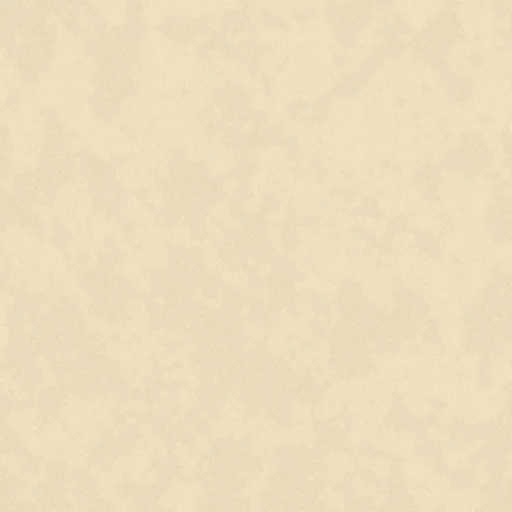
#> input picture screens/paper_lama.webp, 512 x 512 px, given in place of eamorouter_gpt-img-2.5-sunburst_20261101_062936_9c0892f3.png, which was not available
$ python _grade_assets.py
#> lines starting #> are read from the running program, lines starting #| are printed output that depends on the picture
"""Samakan 'mood' semua ilustrasi: luminance disetarakan, warm grade, saturasi turun.

Tujuan: 4 kartu + banner kelihatan satu set (bukan patchwork), tanpa menghapus isi.
"""
from pathlib import Path

from PIL import Image, ImageEnhance, ImageOps, ImageStat

SRC = Path("/root/.hermes/cache/images")
OUT = Path("/root/kosmate/web/assets")
KREM = (247, 231, 198)

JOBS = [
    ("mascot.webp", "teamorouter_gpt-img-2.5-sunburst_20261101_062936_9c0892f3.png", 1.0, 520, 178, 0.06),
    ("banner.webp", "teamorouter_gpt-img-2.5-sunburst_20261101_062958_cecbd875.png", 1000 / 280, 1000, 132, 0.05),
    ("story.webp", "teamorouter_gpt-img-2.5-sunburst_20261101_063022_9fde46d0.png", 1.6, 640, 170, 0.10),
    ("focus.webp", "teamorouter_gpt-img-2.5-sunburst_20261101_063050_fbe439f2.png", 1.6, 640, 182, 0.08),
    ("remind.webp", "teamorouter_gpt-img-2.5-sunburst_20261101_063123_0e5c2cad.png", 1.6, 640, 176, 0.08),
    ("journal.webp", "teamorouter_gpt-img-2.5-sunburst_20261101_063145_16558658.png", 1.6, 640, 180, 0.08),
]


def crop(im: Image.Image, rasio: float) -> Image.Image:
    w, h = im.size
    th = round(w / rasio)
    if th <= h:
        top = (h - th) // 2
        return im.crop((0, top, w, top + th))
    tw = round(h * rasio)
    left = (w - tw) // 2
    return im.crop((left, 0, left + tw, h))


def luminance(im: Image.Image) -> float:
    return ImageStat.Stat(im.convert("L")).mean[0]


def grade(im: Image.Image, target_lum: float, warm: float) -> Image.Image:
    # 1) regangkan kontras pelan-pelan
    im = ImageOps.autocontrast(im, cutoff=0.4)
    # 2) gamma supaya luminance mendekati target
    lum = max(1.0, luminance(im))
    gamma = 1.0
    if abs(lum - target_lum) > 6:
        import math

        gamma = math.log(max(0.02, min(0.98, target_lum / 255))) / math.log(max(0.02, min(0.98, lum / 255)))
        gamma = max(0.55, min(1.75, gamma))
    if abs(gamma - 1.0) > 0.02:
        lut = [min(255, round(255 * ((v / 255) ** gamma))) for v in range(256)] * 3
        im = im.point(lut)
        im = Image.merge("RGB", im.split()[:3])
    # 3) warm blend + saturasi turun biar satu keluarga
    im = Image.blend(im, Image.new("RGB", im.size, KREM), warm)
    im = ImageEnhance.Color(im).enhance(0.92)
    return im


for nama, sumber, rasio, lebar, target, warm in JOBS:
    f = SRC / sumber
    im = Image.open(f).convert("RGB")
#> im is the input picture: PIL image 512x512 RGB; mean R, G, B 236.4, 221.1, 189.3
    sebelum = luminance(im)
#> sebelum = 222.1
    im = crop(im, rasio)
    im = im.resize((lebar, round(lebar / rasio)), Image.LANCZOS)
#> im: PIL image 520x520 RGB
    im = grade(im, target, warm)
#> in grade, `im = ImageOps.autocontrast(im, cutoff=0.4)`:
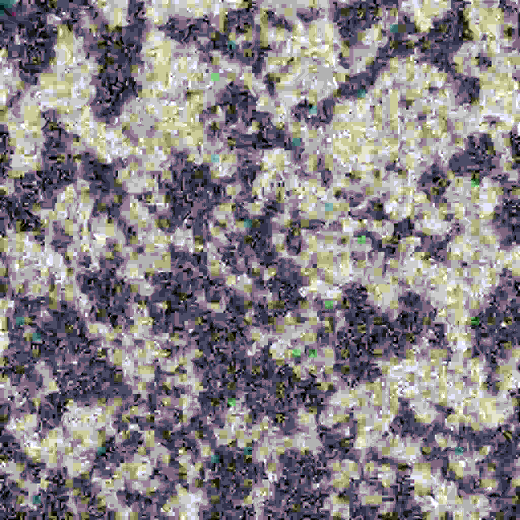
#> im: PIL image 520x520 RGB; mean R, G, B 136.3, 130.6, 134
#> in grade, `lum = max(1.0, luminance(im))`: lum = 132.7
#> in grade, `gamma = math.log(max(0.02, min(0.98, target_lum / 255))) / math.log(ma..`: gamma = 0.55
#> in grade, `lut = [min(255, round(255 * ((v / 255) ** gamma))) for v in range(256)..`: lut = 768 values, max 255 at index 255, min 0 at index 0, mean 164.3
#> in grade, `im = im.point(lut)`:
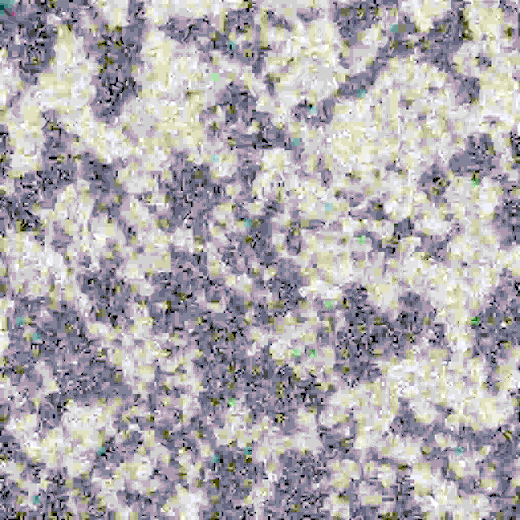
#> im: PIL image 520x520 RGB; mean R, G, B 175.3, 171, 174.7
    im.save(OUT / nama, "WEBP", quality=86, method=4)
#> (the run stopped early here; a loop or call above may not have finished)

$ run again, on screens/actions-1.png
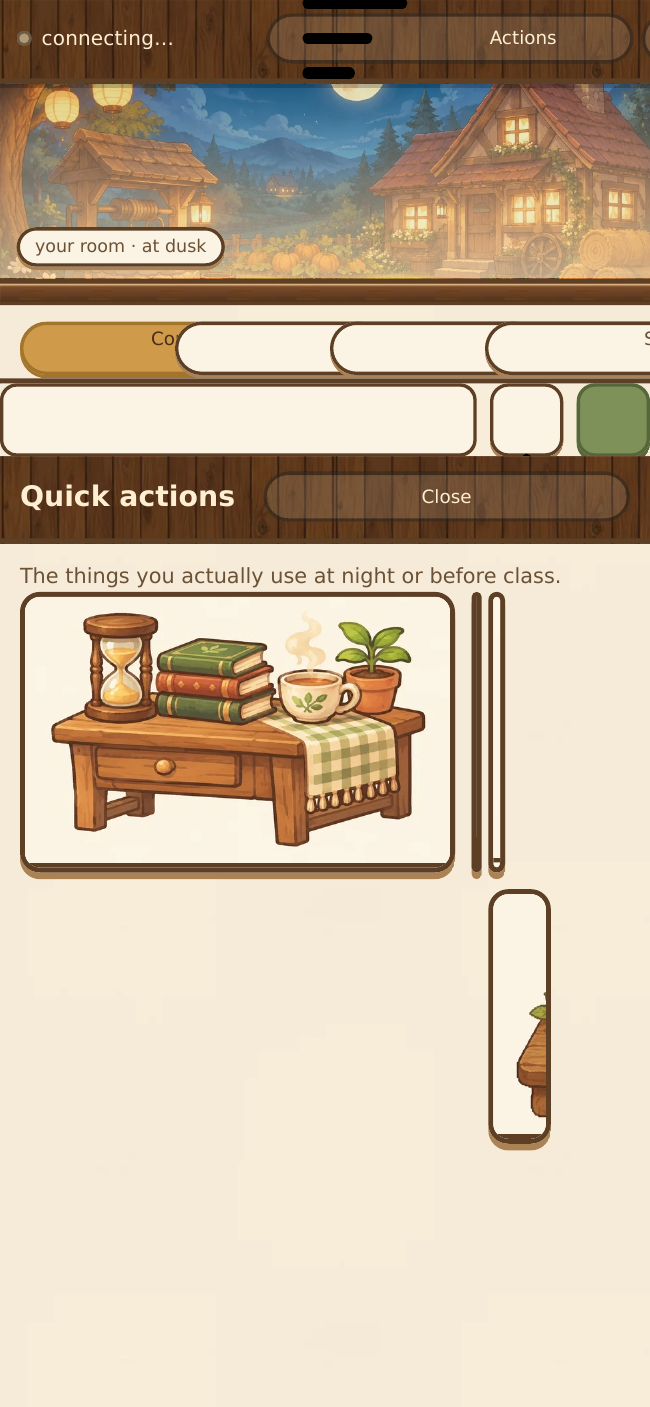
#> input picture screens/actions-1.png, 650 x 1407 px, given in place of eamorouter_gpt-img-2.5-sunburst_20261101_062936_9c0892f3.png, which was not available
#> im is the input picture: PIL image 650x1407 RGB; mean R, G, B 201.9, 184.3, 161.2
#> sebelum = 187
#> in crop, `return im.crop((0, top, w, top + th))`:
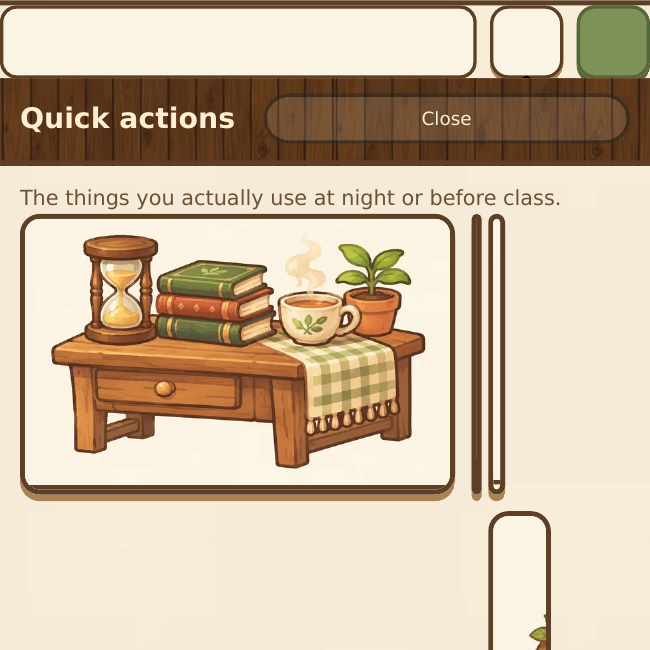
#> returned value: PIL image 650x650 RGB; mean R, G, B 205.7, 186.8, 162.4
#> in grade, `im = ImageOps.autocontrast(im, cutoff=0.4)`:
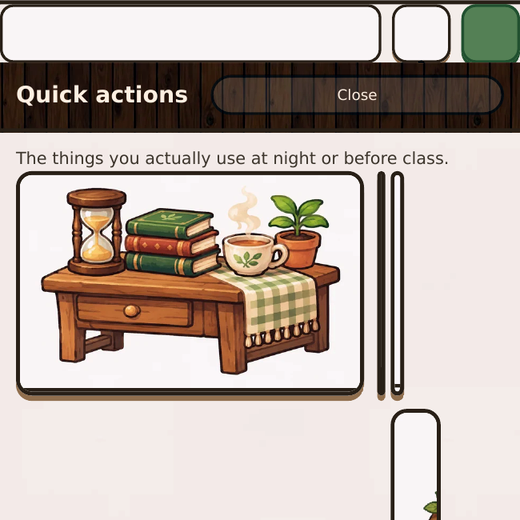
#> im: PIL image 520x520 RGB; mean R, G, B 189.7, 177.5, 169.8
#> lum = 180.1
